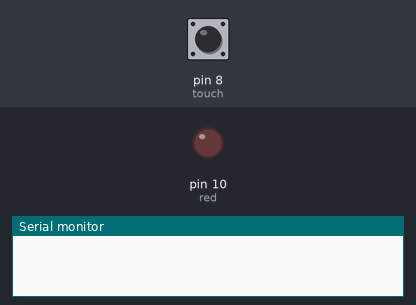
Recording of a sketch running on a simulated Arduino Uno, built with avr-gcc and run on an emulated ATmega328P. Parts: output pins drawn as LEDs (lit = HIGH), the last lines printed to the serial monitor. The test bench sets the inputs (shaded band); at power-on: pin 8 (touch) LOW.

Above: at 0.1 s.
At 1.1 s:
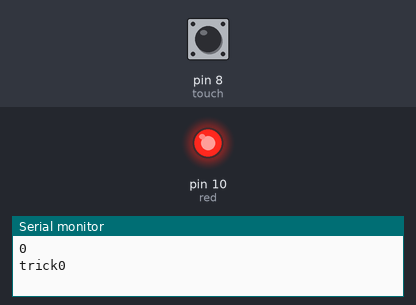
Timing chart, 0 to 2.6 s (numbered marks = the images above):
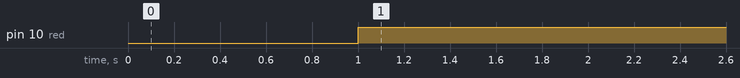

Measured:
- by itself, pin 10 (red): LOW → HIGH at 1.0 s

The sketch:

start_stop.ino
```cpp
 int touch = 8;
int stat;
int red = 10;
int sen;
bool trick = false;

void setup() {

pinMode(touch,INPUT);
pinMode(red,OUTPUT);
stat = 0;
Serial.begin(9600);

}


void loop() {
  sen = pulseIn(touch,HIGH);
  Serial.println(sen);

    if(sen == 0)
    {trick = trick ;}
    else
    {trick = !trick;}
    Serial.print("trick");
    Serial.println(trick);

if(trick==false)
    digitalWrite(red,HIGH);

    else
    digitalWrite(red,LOW);

}
```
